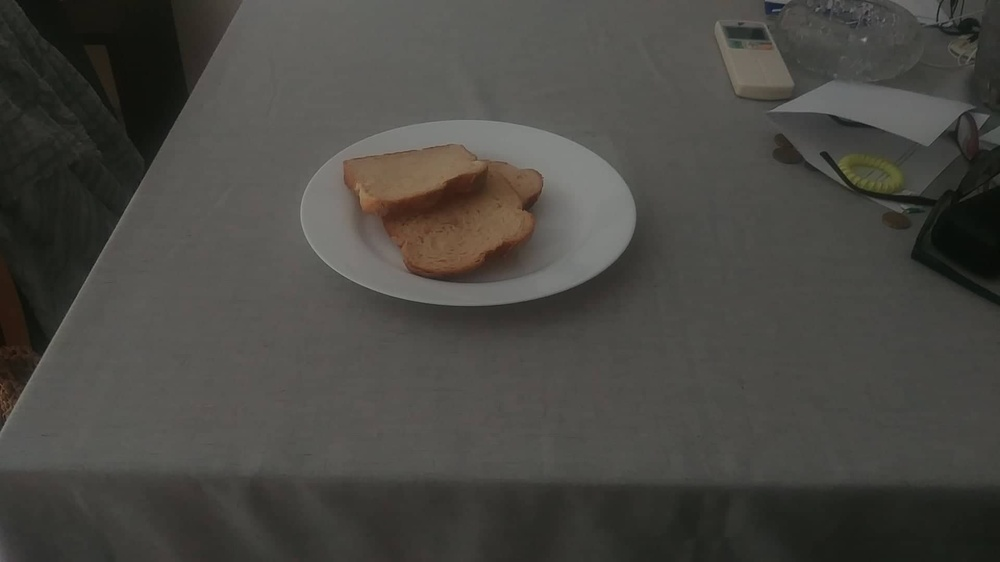
#> input picture assets/volume_tests/table_test/test_1.jpg, 1000 x 562 px, shrunk from 1920 x 1080 before the run
$ python -i segment_detector.py   (imports and definitions only)   (older library calls are emulated)
#> lines starting #> are read from the running program, lines starting #| are printed output that depends on the picture; after the words box and inside, x2 and y2 are one past the last pixel; in counts of white or black regions, pixels touching at a corner belong together
#> further down, picture is the input picture: shape (562, 1000, 3); mean B, G, R 66.7, 71.5, 72.7
import cv2
import numpy as np

import ellipse_detection.segment
from ellipse_detection.segment import Segment


class SegmentDetector(object):
    MAIN_CLASS_13 = 1
    MAIN_CLASS_24 = 2

    CONVEXITY_UPWARD = 1
    CONVEXITY_DOWNWARD = 2

    def __init__(self):
        pass

    # [108 lines left out: functions _trace_segment, _decide_convexity, not called in this run]

    @classmethod
    def _truncate_edge_gradient_direction(cls, direction):
        if direction > np.pi / 2:
            return direction - np.pi
        elif direction < -np.pi / 2:
            return direction + np.pi

        return direction

    def detect(self, image):
        """Detects segment from image.

        Args:
            image: A gray scale image contains ellipse.

        Returns:
            A list of segments detected from image. The segments is divided into 4 classes.
        """

        # TODO: You should implement Canny edge detection for boost speed.

        # Detect edge by Canny edge detector
        image_gauss = cv2.GaussianBlur(src=image, ksize=(7, 7), sigmaX=2)
        image_edge = cv2.Canny(image=image_gauss, threshold1=10, threshold2=120)
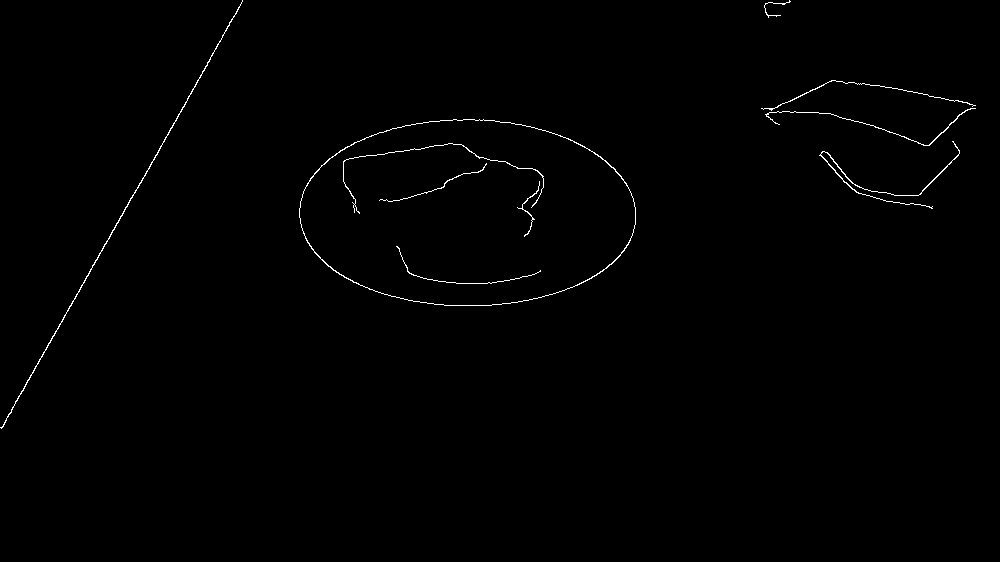
#> image_edge: shape (562, 1000); 0.57% white in thin lines or dots, all inside (x1, y1, x2, y2) = (0, 0, 976, 429)

        # Compute pixel gradient direction by Sovel filter
        image_dx = cv2.Sobel(src=image_gauss, ddepth=cv2.CV_32FC1, dx=1, dy=0)
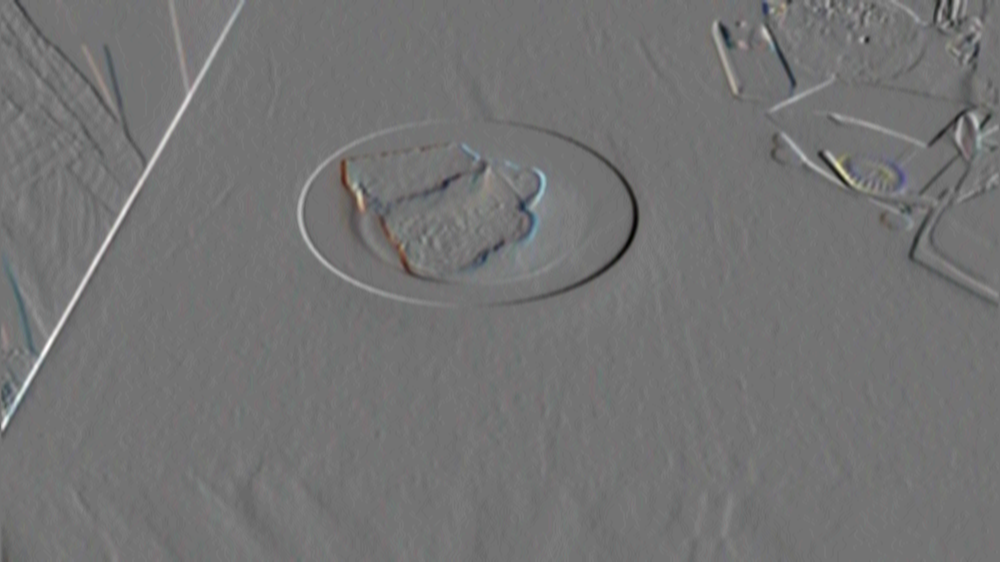
#> image_dx: shape (562, 1000, 3) float32; mean B, G, R 0, 0, 0; drawn with min black and max white
        image_dy = cv2.Sobel(src=image_gauss, ddepth=cv2.CV_32FC1, dx=0, dy=1)
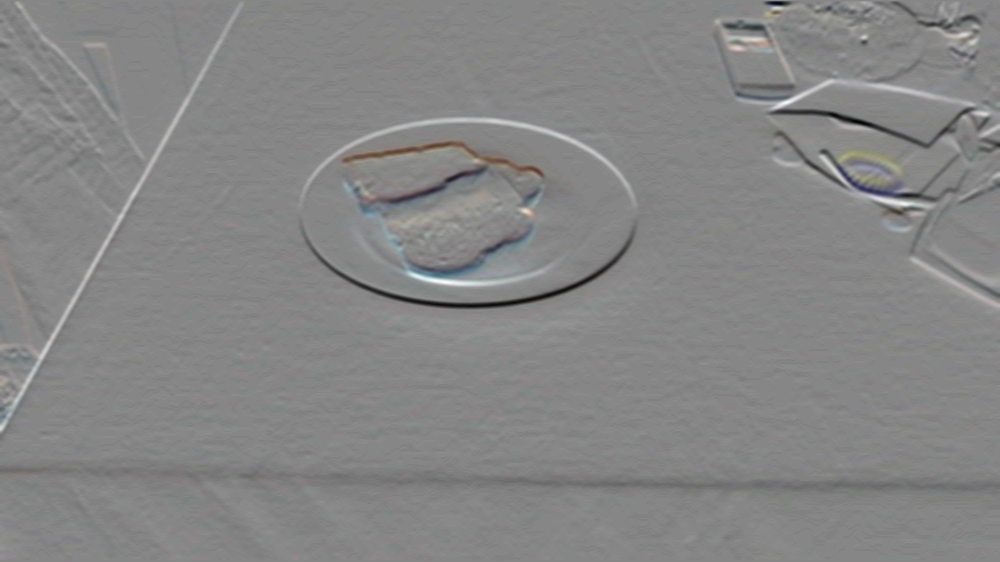
#> image_dy: shape (562, 1000, 3) float32; mean B, G, R -0.4, -0.4, -0.4; drawn with min black and max white

        image_dir = np.arctan2(image_dy, image_dx)
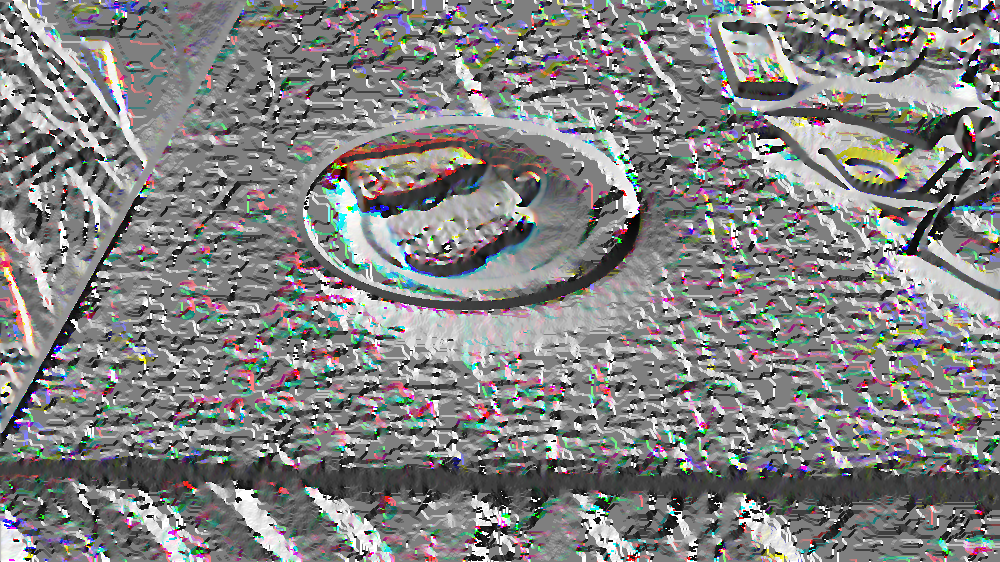
#> image_dir: shape (562, 1000, 3) float32; mean B, G, R 0.07, 0.0791, 0.0726; drawn with min black and max white
        truncate = np.vectorize(SegmentDetector._truncate_edge_gradient_direction)
        image_dir = truncate(image_dir)
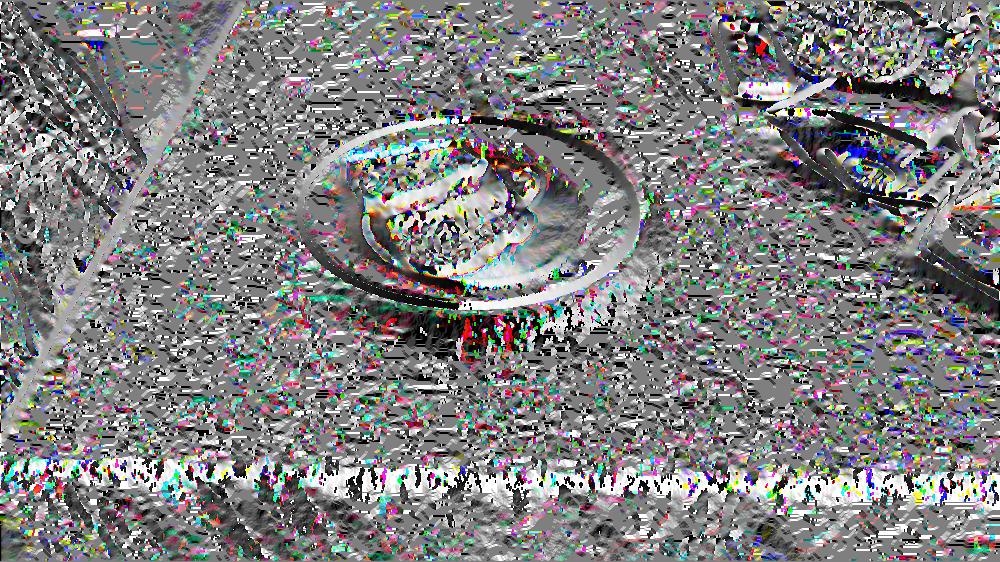
#> image_dir: shape (562, 1000, 3) float32; mean B, G, R 0.00328, -0.00243, 0.00151; drawn with min black and max white

        # Divide edge image to 2 class by pixel gradient direction
        image_13 = np.zeros(shape=image.shape, dtype=np.uint8)  # Edge gradient is upward to the right
        image_24 = np.zeros(shape=image.shape, dtype=np.uint8)  # Edge gradient is downward to the right
        for i in range(image.shape[0]):
            for j in range(image.shape[1]):
                if image_edge[i, j]:
                    if image_dir[i, j] > 0:
                        image_13[i, j] = image_edge[i, j]
                    else:
                        image_24[i, j] = image_edge[i, j]
#> image_13: shape (562, 1000, 3); every value is 0

        # Detect edge segments
        segments_13 = []
        segments_24 = []

        segment_id = 1

        footprint = np.zeros(shape=image.shape, dtype=np.int)
        for i in range(image.shape[0]):
            for j in range(image.shape[1]):
                if not footprint[i, j] and image_13[i, j]:
                    segment = SegmentDetector._trace_segment(image=image_13, image_dir=image_dir, footprint=footprint, segment_id=segment_id, start=(j, i))

                    if not segment.is_noise() and not segment.is_straight():
                        segment_id += 1
                        segments_13.append(segment)

        for i in range(image.shape[0]):
            for j in range(image.shape[1]):
                if not footprint[i, j] and image_24[i, j]:
                    segment = SegmentDetector._trace_segment(image=image_24, image_dir=image_dir,  footprint=footprint, segment_id=segment_id, start=(j, i))

                    if not segment.is_noise() and not segment.is_straight():
                        segment_id += 1
                        segments_24.append(segment)

        # Decide edge segment convexity direction and divide 4 classes
        segments = [[], [], [], []]

        for segment in segments_13:
            convexity = SegmentDetector._decide_convexity(footprint=footprint, segment=segment, main_class=SegmentDetector.MAIN_CLASS_13)
            if convexity == SegmentDetector.CONVEXITY_UPWARD:
                segment.seg_class = Segment.SEG_CLASS_3
                segments[2].append(segment)
            elif convexity == SegmentDetector.CONVEXITY_DOWNWARD:
                segment.seg_class = Segment.SEG_CLASS_1
                segments[0].append(segment)

        for segment in segments_24:
            convexity = SegmentDetector._decide_convexity(footprint=footprint, segment=segment, main_class=SegmentDetector.MAIN_CLASS_24)
            if convexity == SegmentDetector.CONVEXITY_UPWARD:
                segment.seg_class = Segment.SEG_CLASS_4
                segments[3].append(segment)
            elif convexity == SegmentDetector.CONVEXITY_DOWNWARD:
                segment.seg_class = Segment.SEG_CLASS_2
                segments[1].append(segment)

        return segments

>>> import cv2
>>> picture = cv2.imread('../../assets/volume_tests/table_test/test_1.jpg')
#> (the run stopped early here; a loop or call above may not have finished)
